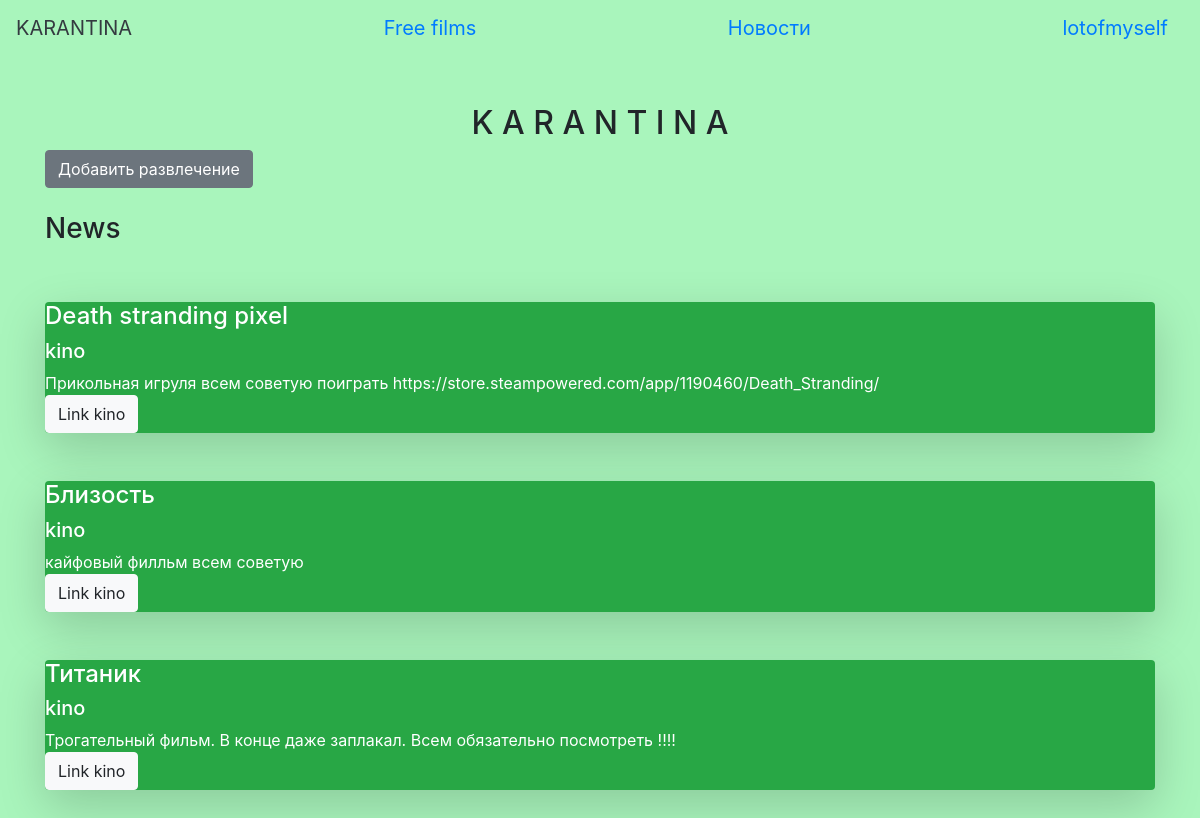
The app's page /new_kino (signed in) with its own data.
### data/users.py (models this page shows, shortened)
class User(SqlAlchemyBase, UserMixin, SerializerMixin):
    __tablename__ = 'users'
    id = sqlalchemy.Column(sqlalchemy.Integer, primary_key=True, autoincrement=True)
    nickname = sqlalchemy.Column(sqlalchemy.String, nullable=True)
    email = sqlalchemy.Column(sqlalchemy.String, index=True, unique=True, nullable=True)
    hashed_password = sqlalchemy.Column(sqlalchemy.String, nullable=True)
    modifed_date = sqlalchemy.Column(sqlalchemy.DateTime, default=datetime.datetime.now)
    ent = orm.relation("Entertainment", back_populates='users')

### data/entertainment.py (models this page shows, shortened)
class Entertainment(SqlAlchemyBase, SerializerMixin):
    __tablename__ = 'Entertainment'
    id = sqlalchemy.Column(sqlalchemy.Integer, primary_key=True, autoincrement=True)
    ent = sqlalchemy.Column(sqlalchemy.String, nullable=True)
    ent_type = sqlalchemy.Column(sqlalchemy.String, nullable=True, default=None)
    content = sqlalchemy.Column(sqlalchemy.String, nullable=True)
    team_leader = sqlalchemy.Column(sqlalchemy.Integer, sqlalchemy.ForeignKey("users.id"))
    users = orm.relation('User')

### main.py (the view)
@app.route('/new_kino')
def new_kino():
    session = db_session.create_session()
    ents = session.query(Entertainment).filter(Entertainment.ent_type == "kino")
    users = session.query(User).all()
    names = {name.id: (name.nickname) for name in users}
    return render_template("index.html", ents=ents, names=names, title='Кино')

### data/db_session.py (called while the page is built)
def create_session() -> Session:
    global __factory
    return __factory()

### main.py (called while the page is built)
@login_manager.user_loader
def load_user(user_id):
    session = db_session.create_session()
    return session.query(User).get(user_id)

### templates/index.html (shortened to what this page needs)
{% extends "base.html" %}
{% block content %}
<br>
<h2 align="center">K A R A N T I N A</h2>
{% if current_user.is_authenticated %}
        <a href="newent" class="btn btn-secondary">Добавить развлечение</a>
<br>
<h3>News</h3>
<br>
{% for ent in ents %}
<div class="rounded shadow-lg bg-success text-white" >
        <h4> {{ ent.ent.capitalize() }} </h4>
    <div>
        <h5> {{ ent.ent_type }} </h5>
    </div>
    <div>
        {{ ent.content }}
    </div>
    {% if ent.ent_type == "kino" %}
    <a class="btn btn-light" href="/new_kino" >
        Link kino
    </a>
    {% endif %}
</div>
<br>
{% endfor %}
{% endif %}
{% endblock %}

### templates/base.html (shortened to what this page needs)
<!doctype html>
<html lang="en">
<head>
    <link rel="stylesheet"
          href="https://stackpath.bootstrapcdn.com/bootstrap/4.4.1/css/bootstrap.min.css"
>
</head>
<header>
    <nav class="navbar navbar-#00D41A" >
        <a class="navbar-brand text-dark" href="/">KARANTINA</a>
        <a class="navbar-brand" href="/films">Free films</a>
        <a class="navbar-brand" href="/news_link">Новости</a>
        {% if current_user.is_authenticated %}
    <a class="navbar-brand" href="/logout">{{ current_user.nickname }}</a>
        {% else %}
    <p>
        <a class="btn btn-primary " href="/register">Зарегистрироваться</a>
        <a class="btn btn-success" href="/login">Войти</a>
    </p>
        {% endif %}
</nav>
</header>
<body>
<main role="main" class="container">
    {% block content %}{% endblock %}
</main>
</body>
</html>

### templates/base.html (style rules this page uses)
body { background-color: #A9F5BC; }

### records on screen
User: nickname "lotofmyself"
Entertainment: ent "Death stranding pixel", ent_type "kino", content "Прикольная игруля всем советую поиграть https://store.steampowered.com/app/1190460/Death_Stranding/", shows "Link kino"
Entertainment: ent "Близость", ent_type "kino", content "кайфовый филльм всем советую", shows "Link kino"
Entertainment: ent "Титаник", ent_type "kino", content "Трогательный фильм. В конце даже заплакал. Всем обязательно посмотреть !!!!", shows "Link kino"
